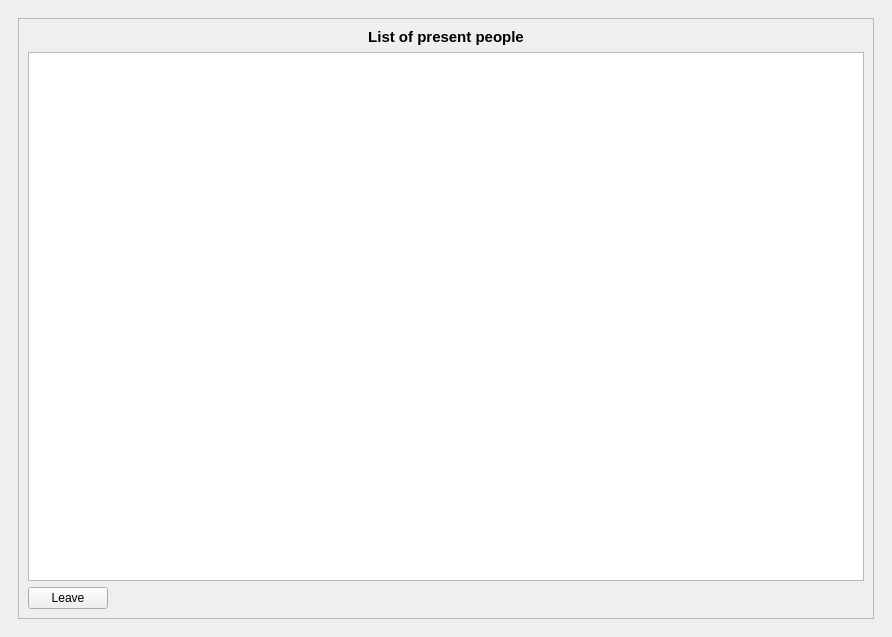
<?xml version="1.0" encoding="UTF-8"?>
<ui version="4.0">
 <class>JukeBoxSessionWidget</class>
 <widget class="QDockWidget" name="JukeBoxSessionWidget">
  <property name="geometry">
   <rect>
    <x>0</x>
    <y>0</y>
    <width>892</width>
    <height>637</height>
   </rect>
  </property>
  <property name="windowTitle">
   <string>DockWidget</string>
  </property>
  <widget class="QWidget" name="dockWidgetContents">
   <layout class="QGridLayout" name="gridLayout_7">
    <item row="0" column="0">
     <widget class="QStackedWidget" name="stackedWidget">
      <property name="currentIndex">
       <number>2</number>
      </property>
      <widget class="QWidget" name="page_disconect">
       <layout class="QGridLayout" name="gridLayout_2">
        <item row="1" column="0">
         <widget class="QFrame" name="frame">
          <property name="frameShape">
           <enum>QFrame::Shape::StyledPanel</enum>
          </property>
          <property name="frameShadow">
           <enum>QFrame::Shadow::Raised</enum>
          </property>
          <layout class="QGridLayout" name="gridLayout">
           <item row="1" column="0">
            <layout class="QVBoxLayout" name="verticalLayout">
             <item>
              <widget class="QPushButton" name="pushButton_join_session">
               <property name="text">
                <string>Join to Session</string>
               </property>
              </widget>
             </item>
             <item>
              <widget class="QPushButton" name="pushButton_create_session">
               <property name="text">
                <string>Create Session</string>
               </property>
              </widget>
             </item>
            </layout>
           </item>
           <item row="0" column="0">
            <spacer name="verticalSpacer_2">
             <property name="orientation">
              <enum>Qt::Orientation::Vertical</enum>
             </property>
             <property name="sizeHint" stdset="0">
              <size>
               <width>20</width>
               <height>40</height>
              </size>
             </property>
            </spacer>
           </item>
           <item row="2" column="0">
            <spacer name="verticalSpacer">
             <property name="orientation">
              <enum>Qt::Orientation::Vertical</enum>
             </property>
             <property name="sizeHint" stdset="0">
              <size>
               <width>20</width>
               <height>40</height>
              </size>
             </property>
            </spacer>
           </item>
          </layout>
         </widget>
        </item>
       </layout>
      </widget>
      <widget class="QWidget" name="page_joining">
       <layout class="QGridLayout" name="gridLayout_4">
        <item row="0" column="0">
         <widget class="QFrame" name="frame_2">
          <property name="frameShape">
           <enum>QFrame::Shape::StyledPanel</enum>
          </property>
          <property name="frameShadow">
           <enum>QFrame::Shadow::Raised</enum>
          </property>
          <layout class="QGridLayout" name="gridLayout_3">
           <item row="0" column="0">
            <spacer name="verticalSpacer_3">
             <property name="orientation">
              <enum>Qt::Orientation::Vertical</enum>
             </property>
             <property name="sizeHint" stdset="0">
              <size>
               <width>20</width>
               <height>40</height>
              </size>
             </property>
            </spacer>
           </item>
           <item row="1" column="0">
            <layout class="QVBoxLayout" name="verticalLayout_2">
             <item>
              <layout class="QHBoxLayout" name="horizontalLayout_2">
               <item>
                <widget class="QLabel" name="label">
                 <property name="text">
                  <string>&lt;html&gt;&lt;head/&gt;&lt;body&gt;&lt;p&gt;&lt;span style=&quot; font-size:11pt; font-weight:700;&quot;&gt;IP Address&lt;/span&gt;&lt;/p&gt;&lt;/body&gt;&lt;/html&gt;</string>
                 </property>
                </widget>
               </item>
               <item>
                <widget class="QLineEdit" name="lineEdit_ip_address"/>
               </item>
              </layout>
             </item>
             <item>
              <layout class="QHBoxLayout" name="horizontalLayout">
               <item>
                <widget class="QPushButton" name="pushButton_conect">
                 <property name="text">
                  <string>Conecte</string>
                 </property>
                </widget>
               </item>
               <item>
                <widget class="QPushButton" name="pushButton_backe">
                 <property name="text">
                  <string>Backe</string>
                 </property>
                </widget>
               </item>
              </layout>
             </item>
            </layout>
           </item>
           <item row="2" column="0">
            <spacer name="verticalSpacer_4">
             <property name="orientation">
              <enum>Qt::Orientation::Vertical</enum>
             </property>
             <property name="sizeHint" stdset="0">
              <size>
               <width>20</width>
               <height>40</height>
              </size>
             </property>
            </spacer>
           </item>
          </layout>
         </widget>
        </item>
       </layout>
      </widget>
      <widget class="QWidget" name="page_conected">
       <layout class="QGridLayout" name="gridLayout_6">
        <item row="0" column="0">
         <widget class="QFrame" name="frame_3">
          <property name="frameShape">
           <enum>QFrame::Shape::StyledPanel</enum>
          </property>
          <property name="frameShadow">
           <enum>QFrame::Shadow::Raised</enum>
          </property>
          <layout class="QGridLayout" name="gridLayout_5">
           <item row="0" column="0">
            <layout class="QVBoxLayout" name="verticalLayout_4">
             <item>
              <layout class="QVBoxLayout" name="verticalLayout_3">
               <item>
                <widget class="QLabel" name="label_2">
                 <property name="text">
                  <string>&lt;html&gt;&lt;head/&gt;&lt;body&gt;&lt;p align=&quot;center&quot;&gt;&lt;span style=&quot; font-size:11pt; font-weight:700;&quot;&gt;List of present people&lt;/span&gt;&lt;/p&gt;&lt;/body&gt;&lt;/html&gt;</string>
                 </property>
                </widget>
               </item>
               <item>
                <widget class="QTableWidget" name="tableWidget_list_of_presents"/>
               </item>
              </layout>
             </item>
             <item>
              <layout class="QHBoxLayout" name="horizontalLayout_3">
               <item>
                <widget class="QPushButton" name="pushButton_leave">
                 <property name="text">
                  <string>Leave</string>
                 </property>
                </widget>
               </item>
               <item>
                <spacer name="horizontalSpacer">
                 <property name="orientation">
                  <enum>Qt::Orientation::Horizontal</enum>
                 </property>
                 <property name="sizeHint" stdset="0">
                  <size>
                   <width>40</width>
                   <height>20</height>
                  </size>
                 </property>
                </spacer>
               </item>
              </layout>
             </item>
            </layout>
           </item>
          </layout>
         </widget>
        </item>
       </layout>
      </widget>
     </widget>
    </item>
   </layout>
  </widget>
 </widget>
 <resources/>
 <connections/>
</ui>
